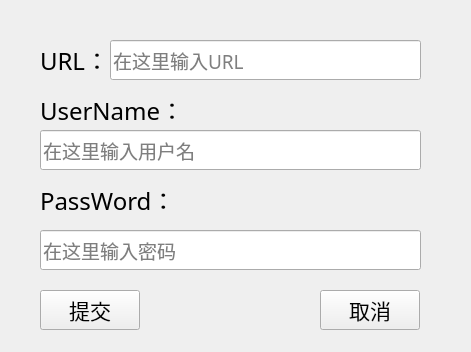
<?xml version="1.0" encoding="UTF-8"?>
<ui version="4.0">
 <class>AddForm</class>
 <widget class="QWidget" name="AddForm">
  <property name="geometry">
   <rect>
    <x>0</x>
    <y>0</y>
    <width>471</width>
    <height>352</height>
   </rect>
  </property>
  <property name="font">
   <font>
    <family>Microsoft YaHei</family>
   </font>
  </property>
  <property name="windowTitle">
   <string>添加新的链接</string>
  </property>
  <widget class="QLabel" name="label">
   <property name="geometry">
    <rect>
     <x>40</x>
     <y>40</y>
     <width>71</width>
     <height>40</height>
    </rect>
   </property>
   <property name="font">
    <font>
     <family>Microsoft YaHei</family>
     <pointsize>18</pointsize>
    </font>
   </property>
   <property name="text">
    <string>URL：</string>
   </property>
  </widget>
  <widget class="QLineEdit" name="url_field">
   <property name="geometry">
    <rect>
     <x>110</x>
     <y>40</y>
     <width>311</width>
     <height>40</height>
    </rect>
   </property>
   <property name="font">
    <font>
     <family>Microsoft YaHei</family>
     <pointsize>14</pointsize>
    </font>
   </property>
   <property name="placeholderText">
    <string>在这里输入URL</string>
   </property>
  </widget>
  <widget class="QLabel" name="label_2">
   <property name="geometry">
    <rect>
     <x>40</x>
     <y>90</y>
     <width>141</width>
     <height>40</height>
    </rect>
   </property>
   <property name="font">
    <font>
     <family>Microsoft YaHei</family>
     <pointsize>18</pointsize>
    </font>
   </property>
   <property name="text">
    <string>UserName：</string>
   </property>
  </widget>
  <widget class="QLineEdit" name="uname_field">
   <property name="geometry">
    <rect>
     <x>40</x>
     <y>130</y>
     <width>381</width>
     <height>40</height>
    </rect>
   </property>
   <property name="font">
    <font>
     <family>Microsoft YaHei</family>
     <pointsize>14</pointsize>
    </font>
   </property>
   <property name="placeholderText">
    <string>在这里输入用户名</string>
   </property>
  </widget>
  <widget class="QLabel" name="label_3">
   <property name="geometry">
    <rect>
     <x>40</x>
     <y>180</y>
     <width>141</width>
     <height>40</height>
    </rect>
   </property>
   <property name="font">
    <font>
     <family>Microsoft YaHei</family>
     <pointsize>18</pointsize>
    </font>
   </property>
   <property name="text">
    <string>PassWord：</string>
   </property>
  </widget>
  <widget class="QLineEdit" name="pwd_field">
   <property name="geometry">
    <rect>
     <x>40</x>
     <y>230</y>
     <width>381</width>
     <height>40</height>
    </rect>
   </property>
   <property name="font">
    <font>
     <family>Microsoft YaHei</family>
     <pointsize>14</pointsize>
    </font>
   </property>
   <property name="placeholderText">
    <string>在这里输入密码</string>
   </property>
  </widget>
  <widget class="QPushButton" name="submitBtn">
   <property name="geometry">
    <rect>
     <x>40</x>
     <y>290</y>
     <width>100</width>
     <height>40</height>
    </rect>
   </property>
   <property name="font">
    <font>
     <family>Microsoft YaHei</family>
     <pointsize>16</pointsize>
    </font>
   </property>
   <property name="text">
    <string>提交</string>
   </property>
  </widget>
  <widget class="QPushButton" name="cancleBtn">
   <property name="geometry">
    <rect>
     <x>320</x>
     <y>290</y>
     <width>100</width>
     <height>40</height>
    </rect>
   </property>
   <property name="font">
    <font>
     <family>Microsoft YaHei</family>
     <pointsize>16</pointsize>
    </font>
   </property>
   <property name="text">
    <string>取消</string>
   </property>
  </widget>
 </widget>
 <resources/>
 <connections/>
</ui>
